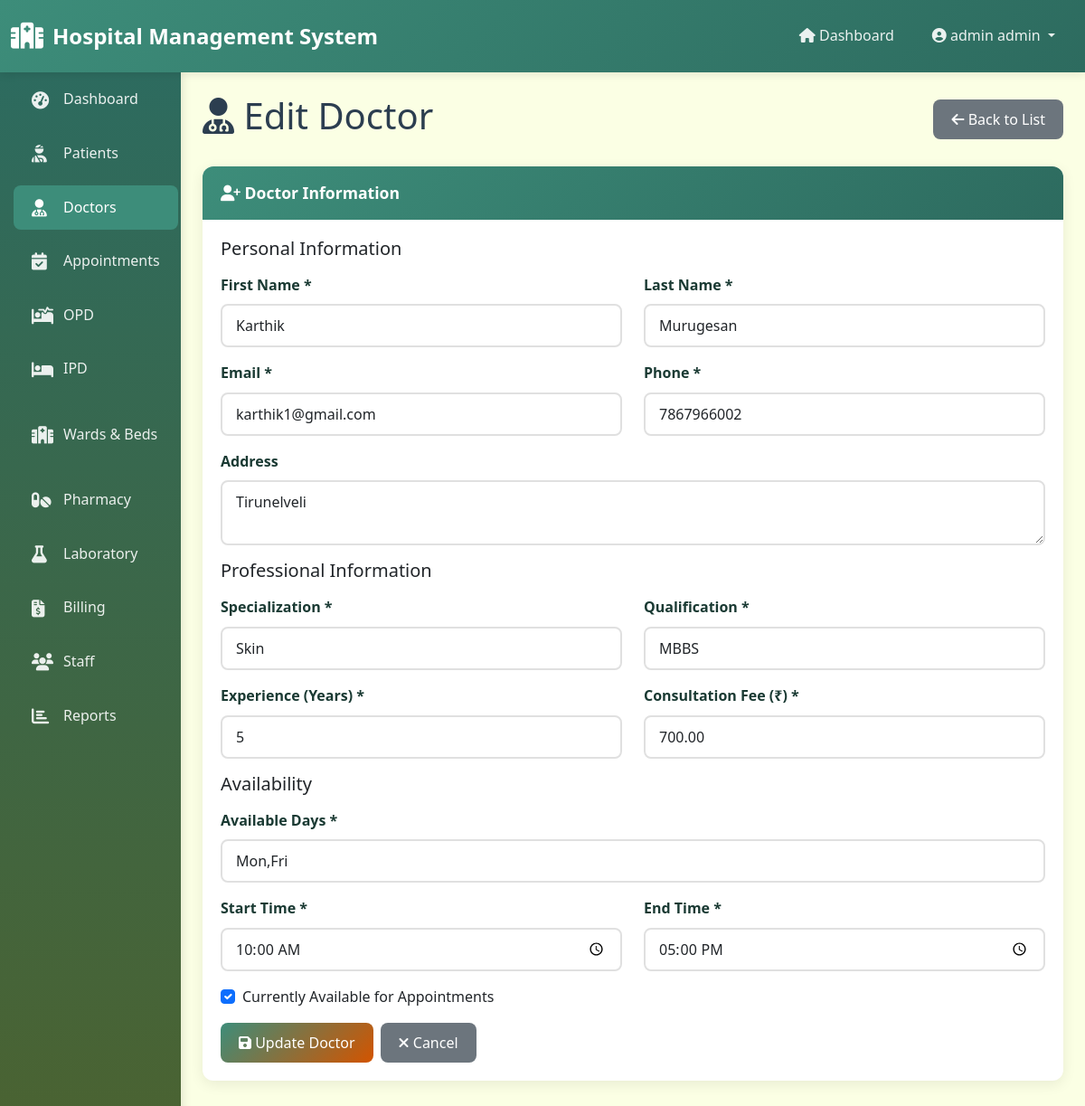
The page /doctors/1/edit/ (signed in) on the database its author committed.
### core/models.py (models this page shows, shortened)
class Doctor(models.Model):
    user = models.OneToOneField(User, on_delete=models.CASCADE, related_name='doctor')
    specialization = models.CharField(max_length=100)
    qualification = models.CharField(max_length=200)
    experience_years = models.IntegerField(default=0)
    consultation_fee = models.DecimalField(max_digits=10, decimal_places=2, default=0)
    available_days = models.CharField(max_length=200, help_text="e.g., Mon, Wed, Fri")
    available_time_start = models.TimeField()
    available_time_end = models.TimeField()
    is_available = models.BooleanField(default=True)

class UserProfile(models.Model):
    ROLE_CHOICES = [
        ('admin', 'Admin'),
        ('doctor', 'Doctor'),
        ('nurse', 'Nurse'),
        ('receptionist', 'Receptionist'),
        ('pharmacist', 'Pharmacist'),
        ('lab_technician', 'Lab Technician'),
    ]
    user = models.OneToOneField(User, on_delete=models.CASCADE, related_name='profile')
    role = models.CharField(max_length=20, choices=ROLE_CHOICES)
    phone = models.CharField(max_length=15, blank=True)
    address = models.TextField(blank=True)
    date_of_birth = models.DateField(null=True, blank=True)
    profile_picture = models.ImageField(upload_to='profiles/', null=True, blank=True)
    created_at = models.DateTimeField(auto_now_add=True)
    updated_at = models.DateTimeField(auto_now=True)

### core/views.py (the view, shortened to what this page needs)
# urls.py: path('doctors/<int:pk>/edit/', views.doctor_edit, name='doctor_edit'),
@login_required
@admin_required
def doctor_edit(request, pk):
    doctor = get_object_or_404(Doctor, pk=pk)
    context = {'doctor': doctor, 'edit_mode': True}
    return render(request, 'doctors/doctor_form.html', context)

### templates/doctors/doctor_form.html (shortened to what this page needs)
{% extends 'base.html' %}
{% load static %}
{% block content %}
<div class="fade-in">
    <div class="d-flex justify-content-between align-items-center mb-4">
        <h1><i class="fas fa-user-md"></i> {% if edit_mode %}Edit{% else %}Add New{% endif %} Doctor</h1>
        <a href="{% url 'doctor_list' %}" class="btn btn-secondary">
            <i class="fas fa-arrow-left"></i> Back to List
        </a>
    </div>
    <div class="card">
        <div class="card-header">
            <i class="fas fa-user-plus"></i> Doctor Information
        </div>
        <div class="card-body">
            <form method="post">
                <h5 class="mb-3">Personal Information</h5>
                <div class="row">
                    <div class="col-md-6 mb-3">
                        <label for="first_name" class="form-label">First Name *</label>
                        <input type="text" class="form-control" id="first_name" name="first_name"
                            value="{{ doctor.user.first_name }}" required>
                    </div>
                    <div class="col-md-6 mb-3">
                        <label for="last_name" class="form-label">Last Name *</label>
                        <input type="text" class="form-control" id="last_name" name="last_name"
                            value="{{ doctor.user.last_name }}" required>
                    </div>
                </div>
                <div class="row">
                    <div class="col-md-6 mb-3">
                        <label for="email" class="form-label">Email *</label>
                        <input type="email" class="form-control" id="email" name="email" value="{{ doctor.user.email }}"
                            required>
                    </div>
                    <div class="col-md-6 mb-3">
                        <label for="phone" class="form-label">Phone *</label>
                        <input type="tel" class="form-control" id="phone" name="phone"
                            value="{{ doctor.user.profile.phone }}" pattern="[0-9]{10}" required>
                    </div>
                </div>
                <div class="mb-3">
                    <label for="address" class="form-label">Address</label>
                    <textarea class="form-control" id="address" name="address"
                        rows="2">{{ doctor.user.profile.address }}</textarea>
                </div>
                <h5 class="mb-3">Professional Information</h5>
                <div class="row">
                    <div class="col-md-6 mb-3">
                        <label for="specialization" class="form-label">Specialization *</label>
                        <input type="text" class="form-control" id="specialization" name="specialization"
                            value="{{ doctor.specialization }}" placeholder="e.g., Cardiologist, Neurologist" required>
                    </div>
                    <div class="col-md-6 mb-3">
                        <label for="qualification" class="form-label">Qualification *</label>
                        <input type="text" class="form-control" id="qualification" name="qualification"
                            value="{{ doctor.qualification }}" placeholder="e.g., MBBS, MD" required>
                    </div>
                </div>
                <div class="row">
                    <div class="col-md-6 mb-3">
                        <label for="experience_years" class="form-label">Experience (Years) *</label>
                        <input type="number" class="form-control" id="experience_years" name="experience_years"
                            value="{{ doctor.experience_years|default:0 }}" min="0" required>
                    </div>
                    <div class="col-md-6 mb-3">
                        <label for="consultation_fee" class="form-label">Consultation Fee (₹) *</label>
                        <input type="number" class="form-control" id="consultation_fee" name="consultation_fee"
                            value="{{ doctor.consultation_fee|default:0 }}" min="0" step="0.01" required>
                    </div>
                </div>
                <h5 class="mb-3">Availability</h5>
                <div class="row">
                    <div class="col-md-12 mb-3">
                        <label for="available_days" class="form-label">Available Days *</label>
                        <input type="text" class="form-control" id="available_days" name="available_days"
                            value="{{ doctor.available_days }}" placeholder="e.g., Mon, Wed, Fri" required>
                    </div>
                </div>
                <div class="row">
                    <div class="col-md-6 mb-3">
                        <label for="available_time_start" class="form-label">Start Time *</label>
                        <input type="time" class="form-control" id="available_time_start" name="available_time_start"
                            value="{{ doctor.available_time_start|time:'H:i' }}" required>
                    </div>
                    <div class="col-md-6 mb-3">
                        <label for="available_time_end" class="form-label">End Time *</label>
                        <input type="time" class="form-control" id="available_time_end" name="available_time_end"
                            value="{{ doctor.available_time_end|time:'H:i' }}" required>
                    </div>
                </div>
                {% if edit_mode %}
                <div class="mb-3">
                    <div class="form-check">
                        <input class="form-check-input" type="checkbox" id="is_available" name="is_available" {% if doctor.is_available %}checked{% endif %}>
                        <label class="form-check-label" for="is_available">
                            Currently Available for Appointments
                        </label>
                    </div>
                </div>
                {% endif %}
                <div class="d-flex gap-2">
                    <button type="submit" class="btn btn-primary">
                        <i class="fas fa-save"></i> {% if edit_mode %}Update{% else %}Save{% endif %} Doctor
                    </button>
                    <a href="{% url 'doctor_list' %}" class="btn btn-secondary">
                        <i class="fas fa-times"></i> Cancel
                    </a>
                </div>
            </form>
        </div>
    </div>
</div>
{% endblock %}

### templates/base.html (shortened to what this page needs)
{% load static %}
<!DOCTYPE html>
<html lang="en">
<head>
    <link href="https://cdn.jsdelivr.net/npm/bootstrap@5.3.0/dist/css/bootstrap.min.css" rel="stylesheet">
    <link rel="stylesheet" href="https://cdnjs.cloudflare.com/ajax/libs/font-awesome/6.4.0/css/all.min.css">
    <link rel="stylesheet" href="{% static 'css/style.css' %}">
</head>
<body>
    {% if user.is_authenticated %}
    <nav class="navbar navbar-expand-lg navbar-dark">
        <div class="container-fluid">
            <a class="navbar-brand" href="{% url 'dashboard' %}">
                <i class="fas fa-hospital"></i>
                Hospital Management System
            </a>
            <div class="collapse navbar-collapse" id="navbarNav">
                <ul class="navbar-nav ms-auto">
                    <li class="nav-item">
                        <a class="nav-link" href="{% url 'dashboard' %}">
                            <i class="fas fa-home"></i> Dashboard
                        </a>
                    </li>
                    <li class="nav-item dropdown">
                        <a class="nav-link dropdown-toggle" href="#" id="navbarDropdown" role="button" data-bs-toggle="dropdown">
                            <i class="fas fa-user-circle"></i> {{ user.get_full_name|default:user.username }}
                        </a>
                    </li>
                </ul>
            </div>
        </div>
    </nav>
    <div class="container-fluid">
        <div class="row">
            <div class="col-md-2 p-0 sidebar">
                <nav class="nav flex-column">
                    <a class="nav-link {% if request.resolver_match.url_name == 'dashboard' or 'dashboard' in request.resolver_match.url_name %}active{% endif %}" href="{% url 'dashboard' %}">
                        <i class="fas fa-tachometer-alt"></i> Dashboard
                    </a>
                    {% if user.profile.role == 'admin' %}
                        <a class="nav-link {% if 'patient' in request.resolver_match.url_name %}active{% endif %}" href="{% url 'patient_list' %}">
                            <i class="fas fa-user-injured"></i> Patients
                        </a>
                        <a class="nav-link {% if 'doctor' in request.resolver_match.url_name %}active{% endif %}" href="{% url 'doctor_list' %}">
                            <i class="fas fa-user-md"></i> Doctors
                        </a>
                        <a class="nav-link {% if 'appointment' in request.resolver_match.url_name %}active{% endif %}" href="{% url 'appointment_list' %}">
                            <i class="fas fa-calendar-check"></i> Appointments
                        </a>
                        <a class="nav-link {% if 'opd' in request.resolver_match.url_name %}active{% endif %}" href="{% url 'opd_list' %}">
                            <i class="fas fa-procedures"></i> OPD
                        </a>
                        <a class="nav-link {% if 'ipd' in request.resolver_match.url_name %}active{% endif %}" href="{% url 'ipd_list' %}">
                            <i class="fas fa-bed"></i> IPD
                        </a>
                        <a class="nav-link {% if 'ward' in request.resolver_match.url_name or 'bed' in request.resolver_match.url_name %}active{% endif %}" href="{% url 'ward_list' %}">
                            <i class="fas fa-hospital-alt"></i> Wards & Beds
                        </a>
                        <a class="nav-link {% if 'medicine' in request.resolver_match.url_name %}active{% endif %}" href="{% url 'medicine_list' %}">
                            <i class="fas fa-pills"></i> Pharmacy
                        </a>
                        <a class="nav-link {% if 'lab' in request.resolver_match.url_name %}active{% endif %}" href="{% url 'lab_test_list' %}">
                            <i class="fas fa-flask"></i> Laboratory
                        </a>
                        <a class="nav-link {% if 'bill' in request.resolver_match.url_name %}active{% endif %}" href="{% url 'bill_list' %}">
                            <i class="fas fa-file-invoice-dollar"></i> Billing
                        </a>
                        <a class="nav-link {% if 'staff' in request.resolver_match.url_name or 'attendance' in request.resolver_match.url_name %}active{% endif %}" href="{% url 'staff_list' %}">
                            <i class="fas fa-users"></i> Staff
                        </a>
                        <a class="nav-link {% if 'report' in request.resolver_match.url_name %}active{% endif %}" href="{% url 'reports_dashboard' %}">
                            <i class="fas fa-chart-bar"></i> Reports
                        </a>
                    {% endif %}
                </nav>
            </div>
            <div class="col-md-10 p-4">
                {% block content %}{% endblock %}
            </div>
        </div>
    </div>
    {% else %}
        {% block login_content %}{% endblock %}
    {% endif %}
</body>
</html>

### static/css/style.css (style rules this page uses)
:root { --primary-color: #3D8D7A; --secondary-color: #2D6B5F; --accent-color: #B3D8A8; --light-color: #FBFFE4; --dark-color: #1a3a33; --text-color: #2c3e50; --border-color: #d4e8d8; --success-color: #3D8D7A; --danger-color: #d9534f; --warning-color: #f0ad4e; --info-color: #5bc0de; }
* { margin: 0; padding: 0; box-sizing: border-box; }
body { font-family: 'Segoe UI', Tahoma, Geneva, Verdana, sans-serif; background-color: var(--light-color); color: var(--text-color); line-height: 1.6; }
.navbar { background: linear-gradient(135deg, var(--primary-color), var(--secondary-color)) !important; box-shadow: 0 2px 10px rgba(0,0,0,0.1); padding: 1rem 0; }
.navbar-brand { font-weight: 700; font-size: 1.5rem; color: white !important; display: flex; align-items: center; gap: 10px; }
.navbar-brand i { font-size: 1.8rem; }
.navbar-nav .nav-link { color: rgba(255,255,255,0.9) !important; font-weight: 500; padding: 0.5rem 1rem !important; transition: all 0.3s ease; border-radius: 5px; margin: 0 5px; }
.sidebar { background: linear-gradient(180deg, var(--secondary-color), #4a6332); min-height: calc(100vh - 76px); padding: 20px 0; box-shadow: 2px 0 10px rgba(0,0,0,0.1); }
.sidebar .nav-link { color: rgba(255,255,255,0.9); padding: 12px 20px; margin: 5px 15px; border-radius: 8px; transition: all 0.3s ease; display: flex; align-items: center; gap: 10px; }
.sidebar .nav-link.active { background-color: var(--primary-color); color: white; }
.sidebar .nav-link i { font-size: 1.2rem; width: 25px; }
.card { border: none; border-radius: 12px; box-shadow: 0 4px 15px rgba(0,0,0,0.08); transition: all 0.3s ease; margin-bottom: 20px; }
.card-header { background: linear-gradient(135deg, var(--primary-color), var(--secondary-color)); color: white; border: none; border-radius: 12px 12px 0 0 !important; padding: 15px 20px; font-weight: 600; font-size: 1.1rem; }
.card-body { padding: 20px; }
.btn { border-radius: 8px; padding: 10px 20px; font-weight: 500; transition: all 0.3s ease; border: none; }
.btn-primary { background: linear-gradient(135deg, var(--primary-color), #d35400); color: white; }
.form-control, .form-select { border: 2px solid #e0e0e0; border-radius: 8px; padding: 10px 15px; transition: all 0.3s ease; }
.form-label { font-weight: 600; color: var(--dark-color); margin-bottom: 8px; }
.fade-in { animation: fadeIn 0.5s ease-in-out; }

### rows shown on the page
Doctor: first_name "Karthik", last_name "Murugesan", email "karthik1@gmail.com", phone "7867966002", address "Tirunelveli", specialization "Skin", qualification "MBBS", experience_years "5", consultation_fee "700.00", available_days "Mon,Fri", available_time_start "10:00", available_time_end "17:00", is_available "☑"

### other values the page prints
{{ user.get_full_name|default:user.username }} "admin admin"
